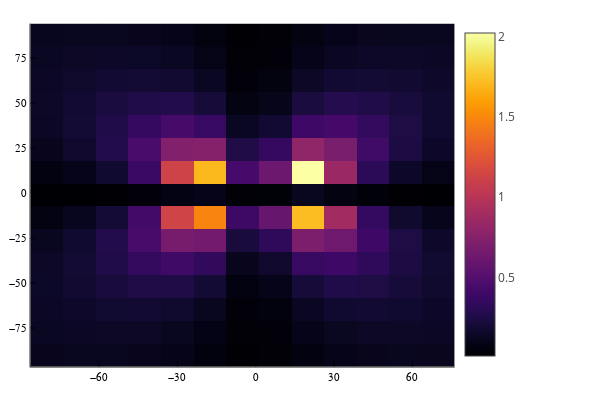

The notebook cell saved with this chart:
### Code cell
heatmap(xA,yA,imagenEy)

### Figure 1 — Plotly figure (JSON) as saved in the notebook; plotly's stock layout.template omitted (floating-point values rounded to 4 significant figures; data arrays with more than 128 entries replaced by an {"elided": "..."} marker saying what was removed)
{"data": [{"colorbar": {"len": 0.9525, "title": {"text": ""}, "x": 0.7578, "y": 0.5139}, "colorscale": {"elided": "256x2 mixed values"}, "name": "y1", "showlegend": false, "showscale": true, "type": "heatmap", "x": [-86.25, -73.75, -61.25, -48.75, -36.25, -23.75, -11.25, 1.25, 13.75, 26.25, 38.75, 51.25, 63.75, 76.25], "xaxis": "x", "y": [-96.35, -83.65, -70.95, -58.25, -45.55, -32.85, -20.15, -7.45, 5.25, 17.95, 30.65, 43.35, 56.05, 68.75, 81.45, 94.15], "yaxis": "y", "z": {"elided": "15x13 float values"}, "zmax": 2.022, "zmin": 0.006174}], "layout": {"annotations": [], "height": 400, "legend": {"bgcolor": "rgba(255, 255, 255, 1.000)", "bordercolor": "rgba(0, 0, 0, 1)", "borderwidth": 1, "font": {"color": "rgba(0, 0, 0, 1)", "family": "sans-serif", "size": 11}, "title": {"font": {"color": "rgba(0, 0, 0, 1)", "family": "sans-serif", "size": 15}, "text": ""}, "tracegroupgap": 0, "traceorder": "normal", "x": 1, "xanchor": "auto", "y": 1, "yanchor": "auto"}, "margin": {"b": 20, "l": 0, "r": 0, "t": 20}, "paper_bgcolor": "rgba(255, 255, 255, 1.000)", "plot_bgcolor": "rgba(255, 255, 255, 1.000)", "showlegend": true, "width": 600, "xaxis": {"anchor": "y", "domain": [0.05101, 0.7578], "gridcolor": "rgba(0, 0, 0, 0.1)", "gridwidth": 0.5, "linecolor": "rgba(0, 0, 0, 1)", "mirror": false, "range": [-86.25, 76.25], "showgrid": true, "showline": true, "showticklabels": true, "tickangle": 0, "tickcolor": "rgb(0, 0, 0)", "tickfont": {"color": "rgba(0, 0, 0, 1)", "family": "sans-serif", "size": 11}, "tickmode": "array", "ticks": "inside", "ticktext": ["−60", "−30", "0", "30", "60"], "tickvals": [-60, -30, 0, 30, 60], "title": {"font": {"color": "rgba(0, 0, 0, 1)", "family": "sans-serif", "size": 15}, "text": ""}, "type": "linear", "visible": true, "zeroline": false, "zerolinecolor": "rgba(0, 0, 0, 1)"}, "yaxis": {"anchor": "x", "domain": [0.03762, 0.9902], "gridcolor": "rgba(0, 0, 0, 0.1)", "gridwidth": 0.5, "linecolor": "rgba(0, 0, 0, 1)", "mirror": false, "range": [-96.35, 94.15], "showgrid": true, "showline": true, "showticklabels": true, "tickangle": 0, "tickcolor": "rgb(0, 0, 0)", "tickfont": {"color": "rgba(0, 0, 0, 1)", "family": "sans-serif", "size": 11}, "tickmode": "array", "ticks": "inside", "ticktext": ["−75", "−50", "−25", "0", "25", "50", "75"], "tickvals": [-75, -50, -25, 0, 25, 50, 75], "title": {"font": {"color": "rgba(0, 0, 0, 1)", "family": "sans-serif", "size": 15}, "text": ""}, "type": "linear", "visible": true, "zeroline": false, "zerolinecolor": "rgba(0, 0, 0, 1)"}}}
